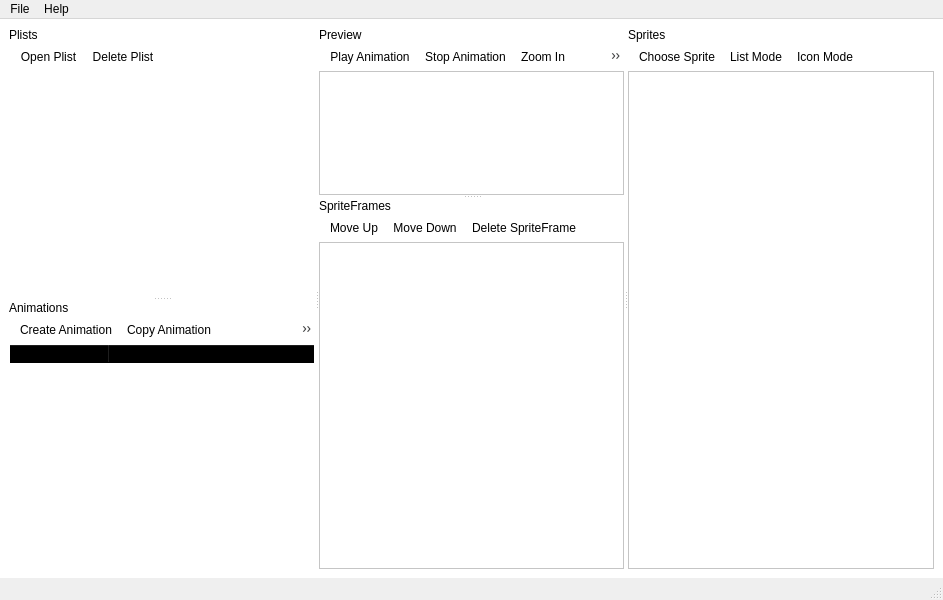
<?xml version="1.0" encoding="UTF-8"?>
<ui version="4.0">
 <class>AnimatePackerClass</class>
 <widget class="QMainWindow" name="AnimatePackerClass">
  <property name="geometry">
   <rect>
    <x>0</x>
    <y>0</y>
    <width>943</width>
    <height>600</height>
   </rect>
  </property>
  <property name="acceptDrops">
   <bool>false</bool>
  </property>
  <property name="windowTitle">
   <string>AnimatePacker</string>
  </property>
  <widget class="QWidget" name="centralwidget">
   <property name="styleSheet">
    <string notr="true">background-color:rgb(255, 255, 255);</string>
   </property>
   <layout class="QHBoxLayout" name="horizontalLayout">
    <property name="spacing">
     <number>0</number>
    </property>
    <item>
     <widget class="QSplitter" name="splitter_3">
      <property name="orientation">
       <enum>Qt::Horizontal</enum>
      </property>
      <widget class="QSplitter" name="splitter">
       <property name="styleSheet">
        <string notr="true">background-color: rgba(0,0,0,0%);</string>
       </property>
       <property name="orientation">
        <enum>Qt::Vertical</enum>
       </property>
       <widget class="QWidget" name="layoutWidget">
        <layout class="QVBoxLayout" name="verticalLayout_5">
         <property name="spacing">
          <number>0</number>
         </property>
         <item>
          <widget class="QLabel" name="label_4">
           <property name="autoFillBackground">
            <bool>false</bool>
           </property>
           <property name="styleSheet">
            <string notr="true">background-color: rgb(255, 255, 255);
border-width: 0px;</string>
           </property>
           <property name="frameShape">
            <enum>QFrame::NoFrame</enum>
           </property>
           <property name="text">
            <string>Plists</string>
           </property>
          </widget>
         </item>
         <item>
          <widget class="QToolBar" name="toolBar_5">
           <property name="windowTitle">
            <string>toolBar_5</string>
           </property>
           <property name="movable">
            <bool>true</bool>
           </property>
           <addaction name="actionOpenPlist"/>
           <addaction name="actionDeletePlist"/>
          </widget>
         </item>
         <item>
          <widget class="PlistList" name="plistList"/>
         </item>
        </layout>
       </widget>
       <widget class="QWidget" name="layoutWidget1">
        <layout class="QVBoxLayout" name="verticalLayout_4">
         <property name="spacing">
          <number>0</number>
         </property>
         <item>
          <widget class="QLabel" name="label_3">
           <property name="styleSheet">
            <string notr="true">background-color: rgba(255, 255, 255);</string>
           </property>
           <property name="frameShape">
            <enum>QFrame::NoFrame</enum>
           </property>
           <property name="text">
            <string>Animations</string>
           </property>
          </widget>
         </item>
         <item>
          <widget class="QToolBar" name="toolBar_2">
           <property name="windowTitle">
            <string>toolBar_2</string>
           </property>
           <property name="floatable">
            <bool>true</bool>
           </property>
           <addaction name="actionAnimation"/>
           <addaction name="actionCopy"/>
           <addaction name="actionDeleteAnimation"/>
          </widget>
         </item>
         <item>
          <widget class="AnimationsTable" name="animationTable">
           <property name="enabled">
            <bool>true</bool>
           </property>
           <property name="showGrid">
            <bool>false</bool>
           </property>
           <property name="wordWrap">
            <bool>false</bool>
           </property>
           <attribute name="horizontalHeaderVisible">
            <bool>true</bool>
           </attribute>
           <attribute name="horizontalHeaderCascadingSectionResizes">
            <bool>true</bool>
           </attribute>
           <attribute name="horizontalHeaderHighlightSections">
            <bool>true</bool>
           </attribute>
           <attribute name="horizontalHeaderShowSortIndicator" stdset="0">
            <bool>false</bool>
           </attribute>
           <attribute name="horizontalHeaderStretchLastSection">
            <bool>true</bool>
           </attribute>
           <attribute name="verticalHeaderVisible">
            <bool>true</bool>
           </attribute>
           <attribute name="verticalHeaderCascadingSectionResizes">
            <bool>false</bool>
           </attribute>
           <attribute name="verticalHeaderHighlightSections">
            <bool>true</bool>
           </attribute>
           <attribute name="verticalHeaderShowSortIndicator" stdset="0">
            <bool>false</bool>
           </attribute>
           <attribute name="verticalHeaderStretchLastSection">
            <bool>false</bool>
           </attribute>
           <column>
            <property name="text">
             <string>Name</string>
            </property>
           </column>
           <column>
            <property name="text">
             <string>Delay</string>
            </property>
           </column>
          </widget>
         </item>
        </layout>
       </widget>
      </widget>
      <widget class="QSplitter" name="splitter_2">
       <property name="orientation">
        <enum>Qt::Vertical</enum>
       </property>
       <widget class="QWidget" name="layoutWidget2">
        <layout class="QVBoxLayout" name="verticalLayout">
         <property name="spacing">
          <number>0</number>
         </property>
         <item>
          <widget class="QLabel" name="label_5">
           <property name="frameShape">
            <enum>QFrame::NoFrame</enum>
           </property>
           <property name="text">
            <string>Preview</string>
           </property>
          </widget>
         </item>
         <item>
          <widget class="QToolBar" name="toolBar_3">
           <property name="windowTitle">
            <string>toolBar_3</string>
           </property>
           <addaction name="actionPlay"/>
           <addaction name="actionStop"/>
           <addaction name="actionZoomIn"/>
           <addaction name="actionZoomOut"/>
           <addaction name="actionPalette"/>
          </widget>
         </item>
         <item>
          <widget class="QScrollArea" name="scrollArea">
           <property name="widgetResizable">
            <bool>true</bool>
           </property>
           <property name="alignment">
            <set>Qt::AlignCenter</set>
           </property>
           <widget class="QWidget" name="scrollAreaWidgetContents">
            <property name="geometry">
             <rect>
              <x>0</x>
              <y>0</y>
              <width>301</width>
              <height>135</height>
             </rect>
            </property>
            <property name="sizePolicy">
             <sizepolicy hsizetype="Preferred" vsizetype="Preferred">
              <horstretch>0</horstretch>
              <verstretch>0</verstretch>
             </sizepolicy>
            </property>
            <layout class="QHBoxLayout" name="horizontalLayout_2">
             <property name="leftMargin">
              <number>0</number>
             </property>
             <property name="topMargin">
              <number>0</number>
             </property>
             <property name="rightMargin">
              <number>0</number>
             </property>
             <property name="bottomMargin">
              <number>0</number>
             </property>
             <item>
              <widget class="QLabel" name="imageLabel">
               <property name="sizePolicy">
                <sizepolicy hsizetype="Preferred" vsizetype="Preferred">
                 <horstretch>0</horstretch>
                 <verstretch>0</verstretch>
                </sizepolicy>
               </property>
               <property name="text">
                <string/>
               </property>
               <property name="scaledContents">
                <bool>false</bool>
               </property>
               <property name="alignment">
                <set>Qt::AlignCenter</set>
               </property>
              </widget>
             </item>
            </layout>
           </widget>
          </widget>
         </item>
        </layout>
       </widget>
       <widget class="QWidget" name="layoutWidget3">
        <layout class="QVBoxLayout" name="verticalLayout_3">
         <property name="spacing">
          <number>0</number>
         </property>
         <item>
          <widget class="QLabel" name="label_2">
           <property name="frameShape">
            <enum>QFrame::NoFrame</enum>
           </property>
           <property name="text">
            <string>SpriteFrames</string>
           </property>
          </widget>
         </item>
         <item>
          <widget class="QToolBar" name="toolBar_4">
           <property name="windowTitle">
            <string>toolBar_4</string>
           </property>
           <addaction name="actionMoveUp"/>
           <addaction name="actionMoveDown"/>
           <addaction name="actionDeleteSpriteFrame"/>
          </widget>
         </item>
         <item>
          <widget class="SpriteFramesList" name="spriteFramesList">
           <property name="dragEnabled">
            <bool>false</bool>
           </property>
           <property name="dragDropOverwriteMode">
            <bool>false</bool>
           </property>
           <property name="dragDropMode">
            <enum>QAbstractItemView::NoDragDrop</enum>
           </property>
          </widget>
         </item>
        </layout>
       </widget>
      </widget>
      <widget class="QWidget" name="layoutWidget4">
       <layout class="QVBoxLayout" name="verticalLayout_2">
        <property name="spacing">
         <number>0</number>
        </property>
        <item>
         <widget class="QLabel" name="label">
          <property name="styleSheet">
           <string notr="true">border-width:0px;</string>
          </property>
          <property name="frameShape">
           <enum>QFrame::NoFrame</enum>
          </property>
          <property name="text">
           <string>Sprites</string>
          </property>
         </widget>
        </item>
        <item>
         <widget class="QToolBar" name="toolBar_6">
          <property name="windowTitle">
           <string>toolBar_6</string>
          </property>
          <addaction name="actionChoose"/>
          <addaction name="actionListMode"/>
          <addaction name="actionIconMode"/>
         </widget>
        </item>
        <item>
         <widget class="SpritesList" name="spritesList"/>
        </item>
       </layout>
       <zorder>toolBar_6</zorder>
       <zorder>spritesList</zorder>
       <zorder>label</zorder>
      </widget>
     </widget>
    </item>
   </layout>
  </widget>
  <widget class="QMenuBar" name="menubar">
   <property name="geometry">
    <rect>
     <x>0</x>
     <y>0</y>
     <width>943</width>
     <height>23</height>
    </rect>
   </property>
   <widget class="QMenu" name="menuFile">
    <property name="title">
     <string>File</string>
    </property>
    <addaction name="actionNew"/>
    <addaction name="actionOpen"/>
    <addaction name="actionSave"/>
    <addaction name="separator"/>
    <addaction name="actionExit"/>
   </widget>
   <widget class="QMenu" name="menuHelp">
    <property name="title">
     <string>Help</string>
    </property>
    <addaction name="actionAbout"/>
   </widget>
   <addaction name="menuFile"/>
   <addaction name="menuHelp"/>
  </widget>
  <widget class="QStatusBar" name="statusbar"/>
  <action name="actionNew">
   <property name="icon">
    <iconset resource="AnimatePacker.qrc">
     <normaloff>:/image/newObject.png</normaloff>:/image/newObject.png</iconset>
   </property>
   <property name="text">
    <string>New</string>
   </property>
   <property name="toolTip">
    <string>New Xml</string>
   </property>
   <property name="shortcut">
    <string>Ctrl+N</string>
   </property>
  </action>
  <action name="actionSave">
   <property name="icon">
    <iconset resource="AnimatePacker.qrc">
     <normaloff>:/image/save.png</normaloff>:/image/save.png</iconset>
   </property>
   <property name="text">
    <string>Save</string>
   </property>
   <property name="toolTip">
    <string>Save Xml</string>
   </property>
   <property name="shortcut">
    <string>Ctrl+S</string>
   </property>
  </action>
  <action name="actionAbout">
   <property name="text">
    <string>About</string>
   </property>
   <property name="toolTip">
    <string>About</string>
   </property>
  </action>
  <action name="actionOpen">
   <property name="icon">
    <iconset resource="AnimatePacker.qrc">
     <normaloff>:/image/open.png</normaloff>:/image/open.png</iconset>
   </property>
   <property name="text">
    <string>Open</string>
   </property>
   <property name="toolTip">
    <string>Open Xml</string>
   </property>
   <property name="shortcut">
    <string>Ctrl+O</string>
   </property>
  </action>
  <action name="actionExit">
   <property name="text">
    <string>Exit</string>
   </property>
   <property name="toolTip">
    <string>Exit</string>
   </property>
  </action>
  <action name="actionAnimation">
   <property name="icon">
    <iconset resource="AnimatePacker.qrc">
     <normaloff>:/image/animation.png</normaloff>:/image/animation.png</iconset>
   </property>
   <property name="text">
    <string>Create Animation</string>
   </property>
   <property name="toolTip">
    <string>Create Animation</string>
   </property>
  </action>
  <action name="actionPlay">
   <property name="icon">
    <iconset resource="AnimatePacker.qrc">
     <normaloff>:/image/play.png</normaloff>
     <normalon>image/play.png</normalon>:/image/play.png</iconset>
   </property>
   <property name="text">
    <string>Play Animation</string>
   </property>
   <property name="toolTip">
    <string>Play Animation</string>
   </property>
  </action>
  <action name="actionStop">
   <property name="icon">
    <iconset resource="AnimatePacker.qrc">
     <normaloff>:/image/stop.png</normaloff>:/image/stop.png</iconset>
   </property>
   <property name="text">
    <string>Stop Animation</string>
   </property>
   <property name="toolTip">
    <string>Stop Animation</string>
   </property>
  </action>
  <action name="actionDeletePlist">
   <property name="icon">
    <iconset resource="AnimatePacker.qrc">
     <normaloff>:/image/deleteObject.png</normaloff>:/image/deleteObject.png</iconset>
   </property>
   <property name="text">
    <string>Delete Plist</string>
   </property>
   <property name="toolTip">
    <string>Delete Plist</string>
   </property>
  </action>
  <action name="actionDeleteAnimation">
   <property name="icon">
    <iconset resource="AnimatePacker.qrc">
     <normaloff>:/image/deleteObject.png</normaloff>:/image/deleteObject.png</iconset>
   </property>
   <property name="text">
    <string>Delete Animation</string>
   </property>
   <property name="toolTip">
    <string>Delete Animation</string>
   </property>
  </action>
  <action name="actionMoveUp">
   <property name="icon">
    <iconset resource="AnimatePacker.qrc">
     <normaloff>:/image/up.png</normaloff>:/image/up.png</iconset>
   </property>
   <property name="text">
    <string>Move Up</string>
   </property>
   <property name="toolTip">
    <string>Move Up</string>
   </property>
  </action>
  <action name="actionMoveDown">
   <property name="icon">
    <iconset resource="AnimatePacker.qrc">
     <normaloff>:/image/down.png</normaloff>:/image/down.png</iconset>
   </property>
   <property name="text">
    <string>Move Down</string>
   </property>
   <property name="toolTip">
    <string>Move Down</string>
   </property>
  </action>
  <action name="actionDeleteSpriteFrame">
   <property name="icon">
    <iconset resource="AnimatePacker.qrc">
     <normaloff>:/image/deleteObject.png</normaloff>:/image/deleteObject.png</iconset>
   </property>
   <property name="text">
    <string>Delete SpriteFrame</string>
   </property>
   <property name="toolTip">
    <string>Delete SpriteFrame</string>
   </property>
  </action>
  <action name="actionChoose">
   <property name="icon">
    <iconset resource="AnimatePacker.qrc">
     <normaloff>:/image/choose.png</normaloff>:/image/choose.png</iconset>
   </property>
   <property name="text">
    <string>Choose Sprite</string>
   </property>
   <property name="toolTip">
    <string>Choose Sprite</string>
   </property>
  </action>
  <action name="actionZoomIn">
   <property name="icon">
    <iconset resource="AnimatePacker.qrc">
     <normaloff>:/image/zoomIn.png</normaloff>:/image/zoomIn.png</iconset>
   </property>
   <property name="text">
    <string>Zoom In</string>
   </property>
   <property name="toolTip">
    <string>Zoom In</string>
   </property>
  </action>
  <action name="actionZoomOut">
   <property name="icon">
    <iconset resource="AnimatePacker.qrc">
     <normaloff>:/image/zoomOut.png</normaloff>:/image/zoomOut.png</iconset>
   </property>
   <property name="text">
    <string>Zoom Out</string>
   </property>
   <property name="toolTip">
    <string>Zoom Out</string>
   </property>
  </action>
  <action name="actionOpenPlist">
   <property name="icon">
    <iconset resource="AnimatePacker.qrc">
     <normaloff>:/image/open.png</normaloff>:/image/open.png</iconset>
   </property>
   <property name="text">
    <string>Open Plist</string>
   </property>
   <property name="toolTip">
    <string>Open Plist</string>
   </property>
  </action>
  <action name="actionPalette">
   <property name="icon">
    <iconset resource="AnimatePacker.qrc">
     <normaloff>:/image/palette.png</normaloff>:/image/palette.png</iconset>
   </property>
   <property name="text">
    <string>Palette</string>
   </property>
   <property name="toolTip">
    <string>Palette</string>
   </property>
  </action>
  <action name="actionCopy">
   <property name="icon">
    <iconset resource="AnimatePacker.qrc">
     <normaloff>:/image/copy.png</normaloff>:/image/copy.png</iconset>
   </property>
   <property name="text">
    <string>Copy Animation</string>
   </property>
   <property name="toolTip">
    <string>Copy Animation</string>
   </property>
  </action>
  <action name="actionIconMode">
   <property name="icon">
    <iconset resource="AnimatePacker.qrc">
     <normaloff>:/image/iconMode.png</normaloff>:/image/iconMode.png</iconset>
   </property>
   <property name="text">
    <string>Icon Mode</string>
   </property>
   <property name="toolTip">
    <string>Icon Mode</string>
   </property>
  </action>
  <action name="actionListMode">
   <property name="icon">
    <iconset resource="AnimatePacker.qrc">
     <normaloff>:/image/listMode.png</normaloff>:/image/listMode.png</iconset>
   </property>
   <property name="text">
    <string>List Mode</string>
   </property>
   <property name="toolTip">
    <string>List Mode</string>
   </property>
  </action>
 </widget>
 <customwidgets>
  <customwidget>
   <class>AnimationsTable</class>
   <extends>QTableWidget</extends>
   <header>animations_table.h</header>
  </customwidget>
  <customwidget>
   <class>SpritesList</class>
   <extends>QListWidget</extends>
   <header>sprites_list.h</header>
  </customwidget>
  <customwidget>
   <class>PlistList</class>
   <extends>QListWidget</extends>
   <header>plist_list.h</header>
  </customwidget>
  <customwidget>
   <class>SpriteFramesList</class>
   <extends>QListWidget</extends>
   <header>sprite_frames_list.h</header>
  </customwidget>
 </customwidgets>
 <resources>
  <include location="AnimatePacker.qrc"/>
 </resources>
 <connections/>
</ui>
